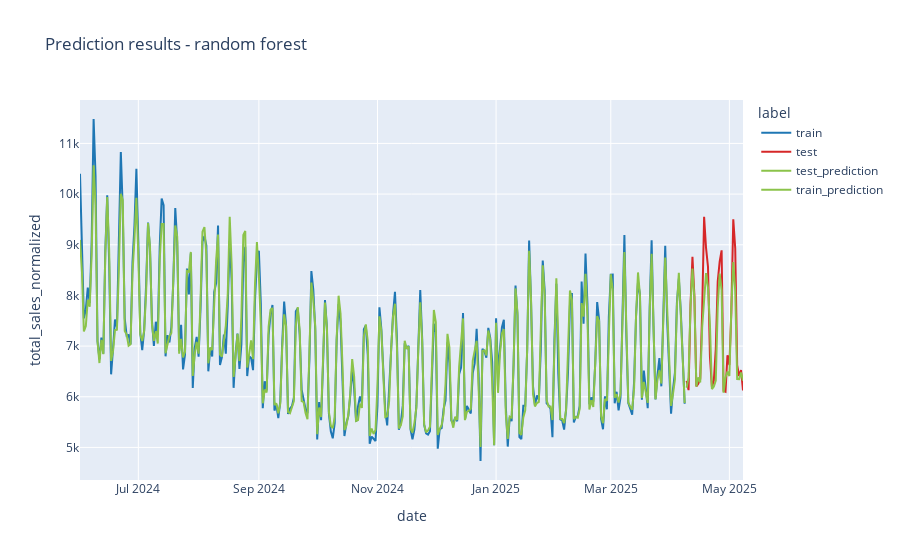

Write notebook code for a chart like this one.
### Code cell
y_train_for_plot = pd.DataFrame(y_train).assign(label='train')
y_test_for_plot = pd.DataFrame(y_test).assign(label='test')
lr_pred_for_plot = pd.DataFrame(y_pred, columns=['total_sales_normalized'], index=y_test.index).assign(label='test_prediction')
y_train_pred_for_plot = pd.DataFrame(y_train_pred, columns=['total_sales_normalized'], index=y_train.index).assign(label='train_prediction')

custom_colors = {
    'train': '#1f77b4',
    'test': '#d62728',
    'test_prediction': '#8bc34a',
    'train_prediction': '#8bc34a'
}

rf_plot_fig = px.line(pd.concat((y_train_for_plot, y_test_for_plot, lr_pred_for_plot, y_train_pred_for_plot)), 
        y="total_sales_normalized",
        color='label', 
        title='Prediction results - random forest',
        color_discrete_map=custom_colors
        )

rf_plot_fig.show()

### Figure 1 — Plotly figure (JSON) as saved in the notebook; plotly's stock layout.template omitted (floating-point values rounded to 4 significant figures; data arrays with more than 128 entries replaced by an {"elided": "..."} marker saying what was removed)
{"data": [{"hovertemplate": "label=train<br>date=%{x}<br>total_sales_normalized=%{y}<extra></extra>", "legendgroup": "train", "line": {"color": "#1f77b4", "dash": "solid"}, "marker": {"symbol": "circle"}, "mode": "lines", "name": "train", "orientation": "v", "showlegend": true, "type": "scatter", "x": {"elided": "309 str values"}, "xaxis": "x", "y": {"elided": "309 float values"}, "yaxis": "y"}, {"hovertemplate": "label=test<br>date=%{x}<br>total_sales_normalized=%{y}<extra></extra>", "legendgroup": "test", "line": {"color": "#d62728", "dash": "solid"}, "marker": {"symbol": "circle"}, "mode": "lines", "name": "test", "orientation": "v", "showlegend": true, "type": "scatter", "x": ["2025-04-09T00:00:00", "2025-04-10T00:00:00", "2025-04-11T00:00:00", "2025-04-12T00:00:00", "2025-04-13T00:00:00", "2025-04-14T00:00:00", "2025-04-15T00:00:00", "2025-04-16T00:00:00", "2025-04-17T00:00:00", "2025-04-18T00:00:00", "2025-04-19T00:00:00", "2025-04-20T00:00:00", "2025-04-21T00:00:00", "2025-04-22T00:00:00", "2025-04-23T00:00:00", "2025-04-24T00:00:00", "2025-04-25T00:00:00", "2025-04-26T00:00:00", "2025-04-27T00:00:00", "2025-04-28T00:00:00", "2025-04-29T00:00:00", "2025-04-30T00:00:00", "2025-05-01T00:00:00", "2025-05-02T00:00:00", "2025-05-03T00:00:00", "2025-05-04T00:00:00", "2025-05-05T00:00:00", "2025-05-06T00:00:00", "2025-05-07T00:00:00", "2025-05-08T00:00:00"], "xaxis": "x", "y": [6314.0, 6130.0, 7810.0, 8762.0, 7993.0, 6206.0, 6257.0, 6351.0, 7677.0, 9554.0, 8932.0, 8562.0, 6789.0, 6192.0, 6318.0, 6942.0, 8276.0, 8669.0, 8889.0, 6118.0, 6099.0, 6820.0, 6627.0, 7662.0, 9503.0, 8929.0, 6626.0, 6410.0, 6525.0, 6125.0], "yaxis": "y"}, {"hovertemplate": "label=test_prediction<br>date=%{x}<br>total_sales_normalized=%{y}<extra></extra>", "legendgroup": "test_prediction", "line": {"color": "#8bc34a", "dash": "solid"}, "marker": {"symbol": "circle"}, "mode": "lines", "name": "test_prediction", "orientation": "v", "showlegend": true, "type": "scatter", "x": ["2025-04-09T00:00:00", "2025-04-10T00:00:00", "2025-04-11T00:00:00", "2025-04-12T00:00:00", "2025-04-13T00:00:00", "2025-04-14T00:00:00", "2025-04-15T00:00:00", "2025-04-16T00:00:00", "2025-04-17T00:00:00", "2025-04-18T00:00:00", "2025-04-19T00:00:00", "2025-04-20T00:00:00", "2025-04-21T00:00:00", "2025-04-22T00:00:00", "2025-04-23T00:00:00", "2025-04-24T00:00:00", "2025-04-25T00:00:00", "2025-04-26T00:00:00", "2025-04-27T00:00:00", "2025-04-28T00:00:00", "2025-04-29T00:00:00", "2025-04-30T00:00:00", "2025-05-01T00:00:00", "2025-05-02T00:00:00", "2025-05-03T00:00:00", "2025-05-04T00:00:00", "2025-05-05T00:00:00", "2025-05-06T00:00:00", "2025-05-07T00:00:00", "2025-05-08T00:00:00"], "xaxis": "x", "y": [6177.0, 6383.0, 7777.0, 8532.0, 7945.0, 6200.0, 6381.0, 6284.0, 7374.0, 7838.0, 8442.0, 8155.0, 7414.0, 6152.0, 6200.0, 6320.0, 7769.0, 8430.0, 8106.0, 6080.0, 6381.0, 6496.0, 6410.0, 7755.0, 8657.0, 8092.0, 6349.0, 6348.0, 6479.0, 6318.0], "yaxis": "y"}, {"hovertemplate": "label=train_prediction<br>date=%{x}<br>total_sales_normalized=%{y}<extra></extra>", "legendgroup": "train_prediction", "line": {"color": "#8bc34a", "dash": "solid"}, "marker": {"symbol": "circle"}, "mode": "lines", "name": "train_prediction", "orientation": "v", "showlegend": true, "type": "scatter", "x": {"elided": "309 str values"}, "xaxis": "x", "y": {"elided": "309 float values"}, "yaxis": "y"}], "layout": {"legend": {"title": {"text": "label"}, "tracegroupgap": 0}, "title": {"text": "Prediction results - random forest"}, "xaxis": {"anchor": "y", "domain": [0, 1], "title": {"text": "date"}}, "yaxis": {"anchor": "x", "domain": [0, 1], "title": {"text": "total_sales_normalized"}}}}
